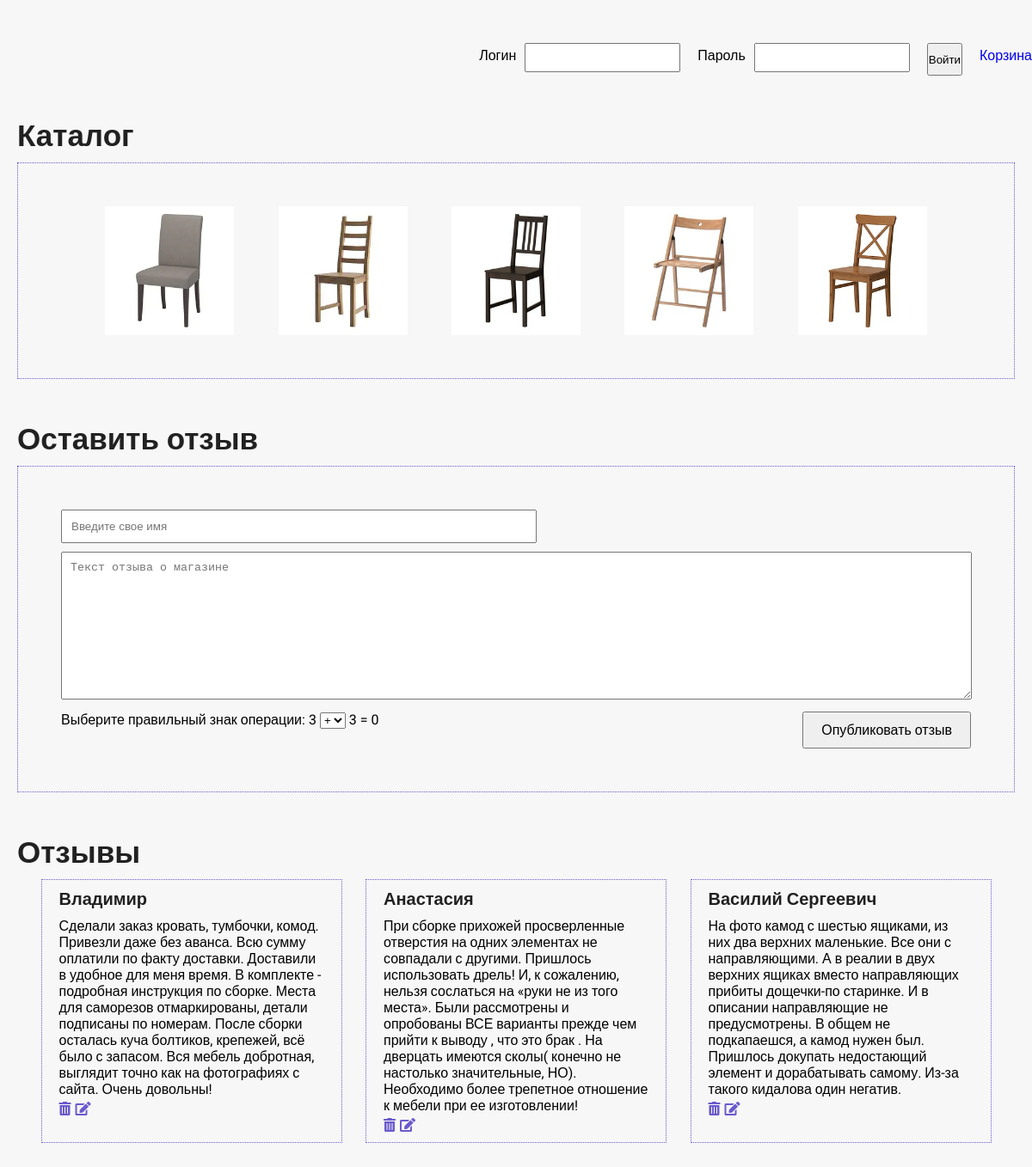
The page / on the database its author committed.
### tables this page shows
CREATE TABLE `bigimages` (
  `id` int(11) NOT NULL,
  `title` varchar(255) NOT NULL,
  `size` double NOT NULL,
  `name` text NOT NULL,
  `views` int(11) DEFAULT NULL
);

CREATE TABLE `reviews` (
  `id` int(11) NOT NULL,
  `reviewer` varchar(255) NOT NULL,
  `review` text NOT NULL
);

### index.php (the view, shortened to what this page needs)
<?
include "config.php";
$sql = "select * from bigimages ORDER BY views DESC";
$res = mysqli_query($connect, $sql);
$sql = "select * from reviews";
$reviewsSelect = mysqli_query($connect, $sql);
function sub($x, $y) {
    return $x - $y;
}
function mathOperation($arg1, $arg2, $operation) {
    switch ($operation) {
        case "-":
            return sub($arg1,$arg2);
    }
}
function  getOperation($o) {
    switch ($o) {
        case 1:
            return "-";
    }
}
$x = rand(0,10);
$y = rand(0,10);
$operation = getOperation(rand(0,3));
?>
<!DOCTYPE html>
<html lang="en">
<head>
	<link rel="stylesheet" href="style/style.css">
    <link rel="stylesheet" href="https://use.fontawesome.com/releases/v5.7.2/css/all.css">
</head>
<body>
    <div class="header">
        <p id="loginMessage" class="login">Логин</p>
        <input class="login" value="<?=$_SESSION['login']?>" type="text" id="login">
        <p id="passwordMessage" class="login">Пароль</p>
        <input class="login" value="<?=$_SESSION['pass']?>" type="password" id="pass"><br><br>
        <button id="loginButton" onclick="login()">Войти</button>
        <a href="cart.php" id="cart">Корзина</a>
    </div>
    <div class="container column">
        <h2>Каталог</h2>
        <div class="photo">
            <?
            $galleryItems = "";
            while($data = mysqli_fetch_assoc($res)) {
                $smallImage = "./small/".$data['name'];
                $galleryItems.="<div>";
                $galleryItems.="<a href=\"showBigImage.php?id=".$data['id']."\">";
                $galleryItems.="<img src=\"".$smallImage."\" id=\"".$data['name']."\" class=\"chair\">";
                $galleryItems.="</a>";
                $galleryItems.="</div>";
            }
            echo $galleryItems;
            ?>
        </div>
        <h2>Оставить отзыв</h2>
        <form class="sendReviews" action="addReview.php" method="post">
            <input type="text" name="name" placeholder="Введите свое имя">
            <textarea name="review" id="review" cols="20" rows="10" placeholder="Текст отзыва о магазине"></textarea>
            <span><?echo "Выберите правильный знак операции: " . $x?></span>
            <select name="operation" id="operation">
                <option value="+">+</option>
            </select>
            <?echo $y . " = " . mathOperation($x, $y, $operation)?>
            <input type="submit" value="Опубликовать отзыв">
        </form>
        <h2>Отзывы</h2>
        <div class="reviews">
            <?
            $reviewsItems = "";
            while($data = mysqli_fetch_assoc($reviewsSelect)) {
                $reviewsItems.="<div class='review'>";
                $reviewsItems.="<h4>" . $data['reviewer'] . "</h4>";
                $reviewsItems.="<p>" . $data['review'] . "</p>";
                $reviewsItems.="<a href='deleteReview.php?id=".$data['id']."'><i class=\"icon fas fa-trash-alt\"></i></a>";
                $reviewsItems.="<a href='updateFeedback.php?id=".$data['id']."'><i class=\"icon fas fa-edit\"></i></a>";
                $reviewsItems.="</div>";
            }
            echo $reviewsItems;
            ?>
        </div>
    </div>
</body>
</html>

### style/style.css (style rules this page uses)
* { margin: 0; padding:0; }
body { background-color: #f7f7f7; font-family: 'Roboto', sans-serif; }
h2 { color: #212121; font-size: 35px; font-weight: 700; margin-bottom: 10px }
.header { margin: 0 auto; padding-top: 50px; max-width: 1200px; display: flex; justify-content: flex-end; }
.login { line-height: 30px; height: 30px; }
#cart { display: block; margin-left: 20px; height: 30px; line-height: 30px; text-decoration: none; }
.login:nth-child(2n) { margin-right: 10px; }
.login:nth-child(2n+1) { margin-right: 20px; }
.container { margin: 0 auto; padding: 50px 20px; max-width:1200px; display: flex; justify-content: space-evenly; }
.column { flex-direction: column; justify-content: center; }
.photo { display: flex; justify-content: space-evenly; flex-wrap: wrap; padding: 50px 50px; border: 1px dotted slateblue; margin-bottom: 50px; }
.reviews { display: flex; justify-content: space-evenly; flex-wrap: wrap; }
.sendReviews { padding: 50px 50px; border: 1px dotted slateblue; margin-bottom: 50px; }
.sendReviews > textarea { width: 98%; padding: 10px; margin-bottom: 10px; }
.sendReviews > input[type="text"] { width: 50%; padding: 10px; margin-bottom: 10px; }
.sendReviews > input[type="submit"] { padding: 10px 20px; float: right; font: 16px 'Roboto', sans-serif; }
.chair { display: block; background-color: blue; height: 150px; width:150px; box-sizing: border-box; }
h4 { color: #212121; font-size: 20px; font-weight: 700; margin-bottom: 10px }
.review { width: 30%; min-width: 350px; border: 1px dotted slateblue; padding: 10px 20px; box-sizing: border-box; margin-bottom: 20px; }
.icon { margin-top: 5px; margin-right: 5px; color: slateblue; }

### rows shown on the page
bigimages: name (picture)
bigimages: name (picture)
bigimages: name (picture)
bigimages: name (picture)
bigimages: name (picture)
reviews: reviewer "Владимир", review "Сделали заказ кровать, тумбочки, комод. Привезли даже без аванса. Всю сумму оплатили по факту доставки. Доставили в удобное для меня время. В комплекте - подробная инструкция по сборке. Места для саморезов отмаркированы, детали подписаны по номерам. После сборки осталась куча болтиков, крепежей, всё было с запасом. Вся мебель добротная, выглядит точно как на фотографиях с сайта. Очень довольны!"
reviews: reviewer "Анастасия", review "При сборке прихожей просверленные отверстия на одних элементах не совпадали с другими. Пришлось использовать дрель! И, к сожалению, нельзя сослаться на «руки не из того места». Были рассмотрены и опробованы ВСЕ варианты прежде чем прийти к выводу , что это брак . На дверцать имеются сколы( конечно не настолько значительные, НО). Необходимо более трепетное отношение к мебели при ее изготовлении!"
reviews: reviewer "Василий Сергеевич", review "На фото камод с шестью ящиками, из них два верхних маленькие. Все они с направляющими. А в реалии в двух верхних ящиках вместо направляющих прибиты дощечки-по старинке. И в описании направляющие не предусмотрены. В общем не подкапаешся, а камод нужен был. Пришлось докупать недостающий элемент и дорабатывать самому. Из-за такого кидалова один негатив."
